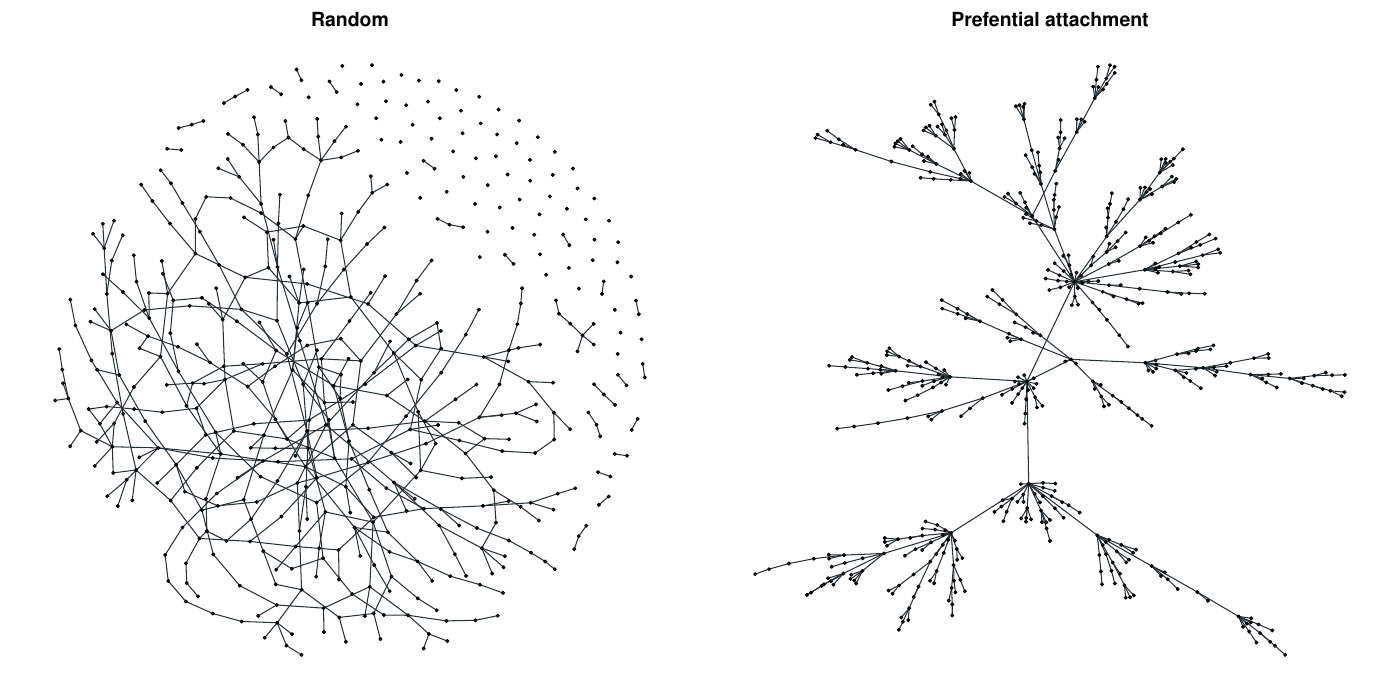

Reproduce this figure in R.

set.seed(42)

library(igraph)

n <- 500
p <- 2 / n

igraph.options(list(
    vertex.size = 1,
    vertex.color = "#263238",
    vertex.label = NA,
    edge.color = "#263238"
))

pdf("models.pdf", width = 14, height = 7)
par(mar = c(1, 1, 2, 1), mfrow = c(1, 2))

G1 <- erdos.renyi.game(n, p)
G1$layout <- layout.fruchterman.reingold

G2 <- barabasi.game(n, directed = FALSE)
G2$layout <- layout.fruchterman.reingold

plot(G1, main = "Random")
plot(G2, main = "Prefential attachment")

dev.off()

